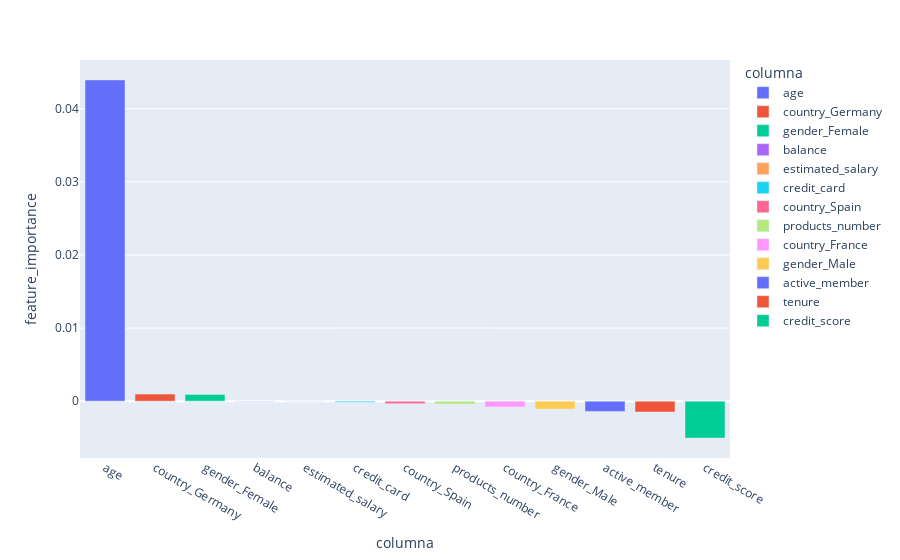

Notebook source saved alongside this figure:
### Code cell
px.bar(implog, x='columna', y='feature_importance', color='columna')

### Figure 1 — Plotly figure (JSON) as saved in the notebook; plotly's stock layout.template omitted (floating-point values rounded to 4 significant figures)
{"data": [{"alignmentgroup": "True", "hovertemplate": "columna=%{x}<br>feature_importance=%{y}<extra></extra>", "legendgroup": "age", "marker": {"color": "#636efa", "pattern": {"shape": ""}}, "name": "age", "offsetgroup": "age", "orientation": "v", "showlegend": true, "textposition": "auto", "x": ["age"], "xaxis": "x", "y": [0.04396], "yaxis": "y", "type": "bar"}, {"alignmentgroup": "True", "hovertemplate": "columna=%{x}<br>feature_importance=%{y}<extra></extra>", "legendgroup": "country_Germany", "marker": {"color": "#EF553B", "pattern": {"shape": ""}}, "name": "country_Germany", "offsetgroup": "country_Germany", "orientation": "v", "showlegend": true, "textposition": "auto", "x": ["country_Germany"], "xaxis": "x", "y": [0.0009623], "yaxis": "y", "type": "bar"}, {"alignmentgroup": "True", "hovertemplate": "columna=%{x}<br>feature_importance=%{y}<extra></extra>", "legendgroup": "gender_Female", "marker": {"color": "#00cc96", "pattern": {"shape": ""}}, "name": "gender_Female", "offsetgroup": "gender_Female", "orientation": "v", "showlegend": true, "textposition": "auto", "x": ["gender_Female"], "xaxis": "x", "y": [0.0009064], "yaxis": "y", "type": "bar"}, {"alignmentgroup": "True", "hovertemplate": "columna=%{x}<br>feature_importance=%{y}<extra></extra>", "legendgroup": "balance", "marker": {"color": "#ab63fa", "pattern": {"shape": ""}}, "name": "balance", "offsetgroup": "balance", "orientation": "v", "showlegend": true, "textposition": "auto", "x": ["balance"], "xaxis": "x", "y": [3.88e-06], "yaxis": "y", "type": "bar"}, {"alignmentgroup": "True", "hovertemplate": "columna=%{x}<br>feature_importance=%{y}<extra></extra>", "legendgroup": "estimated_salary", "marker": {"color": "#FFA15A", "pattern": {"shape": ""}}, "name": "estimated_salary", "offsetgroup": "estimated_salary", "orientation": "v", "showlegend": true, "textposition": "auto", "x": ["estimated_salary"], "xaxis": "x", "y": [-1.493e-06], "yaxis": "y", "type": "bar"}, {"alignmentgroup": "True", "hovertemplate": "columna=%{x}<br>feature_importance=%{y}<extra></extra>", "legendgroup": "credit_card", "marker": {"color": "#19d3f3", "pattern": {"shape": ""}}, "name": "credit_card", "offsetgroup": "credit_card", "orientation": "v", "showlegend": true, "textposition": "auto", "x": ["credit_card"], "xaxis": "x", "y": [-0.0001621], "yaxis": "y", "type": "bar"}, {"alignmentgroup": "True", "hovertemplate": "columna=%{x}<br>feature_importance=%{y}<extra></extra>", "legendgroup": "country_Spain", "marker": {"color": "#FF6692", "pattern": {"shape": ""}}, "name": "country_Spain", "offsetgroup": "country_Spain", "orientation": "v", "showlegend": true, "textposition": "auto", "x": ["country_Spain"], "xaxis": "x", "y": [-0.0003485], "yaxis": "y", "type": "bar"}, {"alignmentgroup": "True", "hovertemplate": "columna=%{x}<br>feature_importance=%{y}<extra></extra>", "legendgroup": "products_number", "marker": {"color": "#B6E880", "pattern": {"shape": ""}}, "name": "products_number", "offsetgroup": "products_number", "orientation": "v", "showlegend": true, "textposition": "auto", "x": ["products_number"], "xaxis": "x", "y": [-0.0004063], "yaxis": "y", "type": "bar"}, {"alignmentgroup": "True", "hovertemplate": "columna=%{x}<br>feature_importance=%{y}<extra></extra>", "legendgroup": "country_France", "marker": {"color": "#FF97FF", "pattern": {"shape": ""}}, "name": "country_France", "offsetgroup": "country_France", "orientation": "v", "showlegend": true, "textposition": "auto", "x": ["country_France"], "xaxis": "x", "y": [-0.0007945], "yaxis": "y", "type": "bar"}, {"alignmentgroup": "True", "hovertemplate": "columna=%{x}<br>feature_importance=%{y}<extra></extra>", "legendgroup": "gender_Male", "marker": {"color": "#FECB52", "pattern": {"shape": ""}}, "name": "gender_Male", "offsetgroup": "gender_Male", "orientation": "v", "showlegend": true, "textposition": "auto", "x": ["gender_Male"], "xaxis": "x", "y": [-0.001087], "yaxis": "y", "type": "bar"}, {"alignmentgroup": "True", "hovertemplate": "columna=%{x}<br>feature_importance=%{y}<extra></extra>", "legendgroup": "active_member", "marker": {"color": "#636efa", "pattern": {"shape": ""}}, "name": "active_member", "offsetgroup": "active_member", "orientation": "v", "showlegend": true, "textposition": "auto", "x": ["active_member"], "xaxis": "x", "y": [-0.0014], "yaxis": "y", "type": "bar"}, {"alignmentgroup": "True", "hovertemplate": "columna=%{x}<br>feature_importance=%{y}<extra></extra>", "legendgroup": "tenure", "marker": {"color": "#EF553B", "pattern": {"shape": ""}}, "name": "tenure", "offsetgroup": "tenure", "orientation": "v", "showlegend": true, "textposition": "auto", "x": ["tenure"], "xaxis": "x", "y": [-0.001496], "yaxis": "y", "type": "bar"}, {"alignmentgroup": "True", "hovertemplate": "columna=%{x}<br>feature_importance=%{y}<extra></extra>", "legendgroup": "credit_score", "marker": {"color": "#00cc96", "pattern": {"shape": ""}}, "name": "credit_score", "offsetgroup": "credit_score", "orientation": "v", "showlegend": true, "textposition": "auto", "x": ["credit_score"], "xaxis": "x", "y": [-0.005057], "yaxis": "y", "type": "bar"}], "layout": {"xaxis": {"anchor": "y", "domain": [0.0, 1.0], "title": {"text": "columna"}, "categoryorder": "array", "categoryarray": ["age", "country_Germany", "gender_Female", "balance", "estimated_salary", "credit_card", "country_Spain", "products_number", "country_France", "gender_Male", "active_member", "tenure", "credit_score"]}, "yaxis": {"anchor": "x", "domain": [0.0, 1.0], "title": {"text": "feature_importance"}}, "legend": {"title": {"text": "columna"}, "tracegroupgap": 0}, "margin": {"t": 60}, "barmode": "relative"}}
